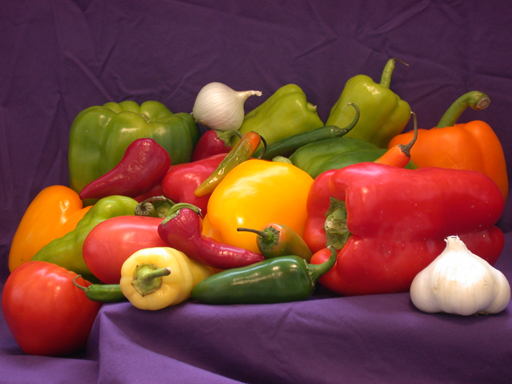
#> input picture peppers.png, 512 x 384 px
$ python getFeature_test.py   (older library calls are emulated)
#> lines starting #> are read from the running program, lines starting #| are printed output that depends on the picture
#> further down, img is the input picture: shape (384, 512, 3); mean B, G, R 57.6, 66.4, 120.8
import cv2
import numpy as np
from imgProc import convTri
from time import time

kernel_x = np.array([[0, 0, 0], [-1. / 2, 0, 1. / 2], [0, 0, 0]])
kernel_y = np.array([[0, -1. / 2, 0], [0, 0, 0], [0, 1. / 2, 0]])

def rgb2luv_setup(nrm):
#> called with nrm = 0.00392
    z = nrm
    y0 = (6.0 / 29) * (6.0 / 29) * (6.0 / 29)
    a = (29.0 / 3) * (29.0 / 3) * (29.0 / 3)
    un = 0.197833
    vn = 0.468331

    mr = np.zeros((3, 1), dtype=np.float64)
    mg = np.zeros((3, 1), dtype=np.float64)
    mb = np.zeros((3, 1), dtype=np.float64)

    mr[0] = 0.430574 * z
    mr[1] = 0.222015 * z
    mr[2] = 0.020183 * z
    mg[0] = 0.341550 * z
    mg[1] = 0.706655 * z
    mg[2] = 0.129553 * z
    mb[0] = 0.178325 * z
    mb[1] = 0.071330 * z
    mb[2] = 0.939180 * z

    maxi = 1.0 / 270
    minu = -88 * maxi
    minv = -134 * maxi

    lTable = np.zeros((1064, 1), dtype=np.float64)
    lInit = False

    if (lInit):
        return lTable, mr, mg, mb, minu, minv, un, vn

    for i in range(1025):
        y = (i / 1024.0)
        l = 116 * pow(y, 1.0 / 3.0) - 16 if y > y0 else y * a
        lTable[i] = l * maxi

    for i in range(1025, 1064):
        lTable[i] = lTable[i - 1]

    lInit = True
    return lTable, mr, mg, mb, minu, minv, un, vn


def rgb2luv(I, nrm):
    lTable, mr, mg, mb, minu, minv, un, vn = rgb2luv_setup(nrm)
    B, G, R = np.dsplit(I, 3)
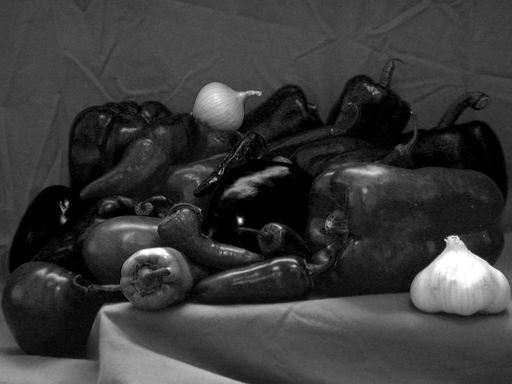
#> B: shape (384, 512, 1); min 0, max 255, mean 57.6
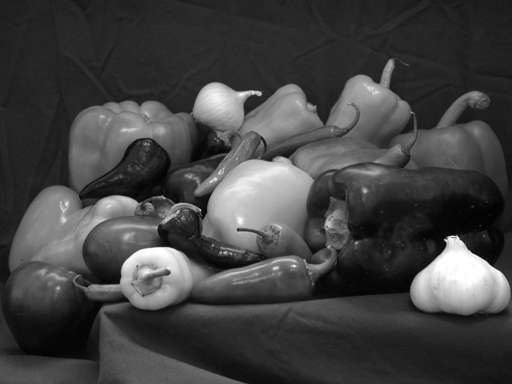
#> G: shape (384, 512, 1); min 1, max 255, mean 66.4
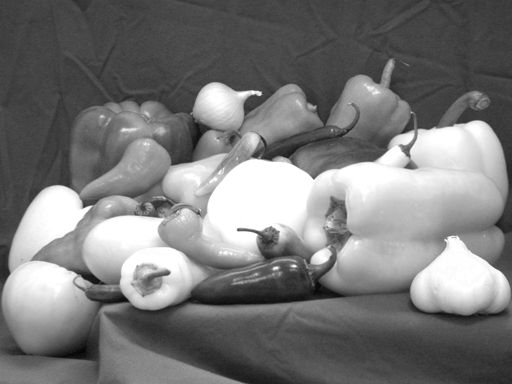
#> R: shape (384, 512, 1); min 5, max 255, mean 120.8
    L = np.zeros_like(B, dtype=np.float64)
    U = np.zeros_like(G, dtype=np.float64)
    V = np.zeros_like(R, dtype=np.float64)

    # x = mr[0] * R + mg[0] * G + mb[0] * B
    # y = mr[1] * R + mg[1] * G + mb[1] * B
    # z = mr[2] * R + mg[2] * G + mb[2] * B

    for i in range(I.shape[0]):
        for j in range(I.shape[1]):
            r = R[i, j, 0]
            g = G[i, j, 0]
            b = B[i, j, 0]
            x = mr[0] * r + mg[0] * g + mb[0] * b
            y = mr[1] * r + mg[1] * g + mb[1] * b
            z = mr[2] * r + mg[2] * g + mb[2] * b
            l = lTable[(int)(y * 1024)]
            L[i, j, 0] = l
            z = 1 / (x + 15 * y + 3 * z + 1e-35)
            U[i, j, 0] = l * (13 * 4 * x * z - 13 * un) - minu
            V[i, j, 0] = l * (13 * 9 * y * z - 13 * vn) - minv
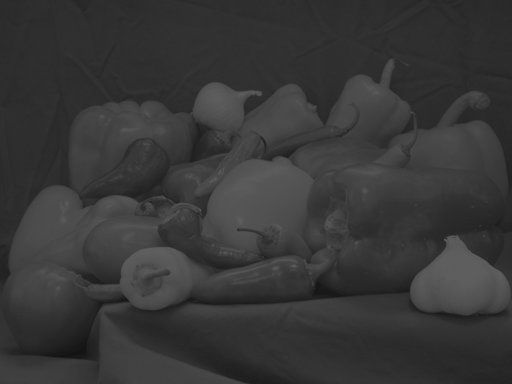
#> L: shape (384, 512, 1) float64; min 0.0717, max 0.37, mean 0.22
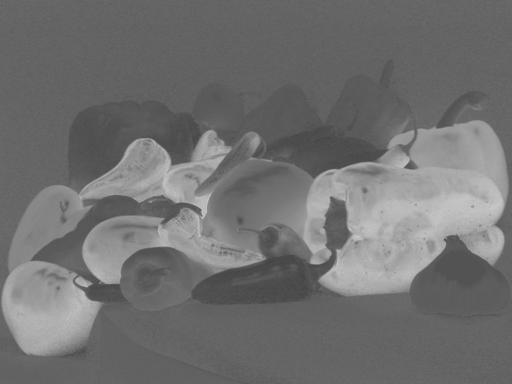
#> U: shape (384, 512, 1) float64; min 0.267, max 0.793, mean 0.443
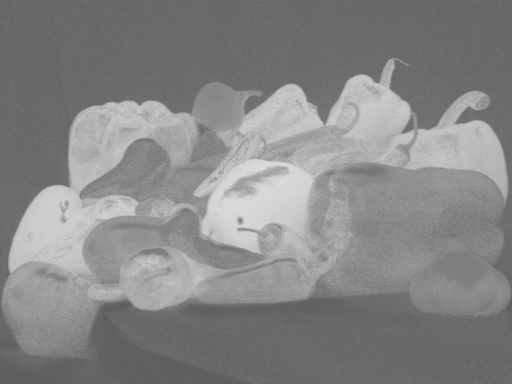
#> V: shape (384, 512, 1) float64; min 0.357, max 0.858, mean 0.527
    return np.dstack((L, U, V))
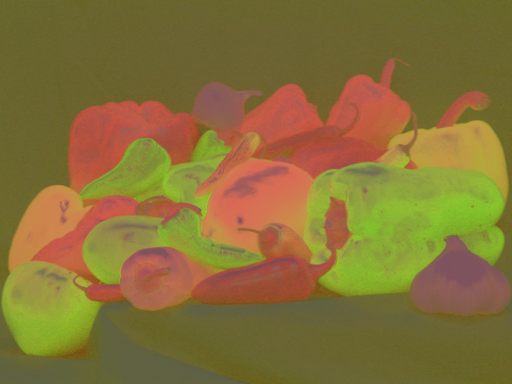
#> returned value: shape (384, 512, 3) float64; mean of channels 0, 1, 2 0.22, 0.443, 0.527; drawn as B, G, R


# [92 lines left out: functions gradient, gradient_Mag, gradient_Hist, not called in this run]


if __name__ == '__main__':
    import os
    import scipy.io as sio
    import profile
    import matplotlib.pyplot as plt
    from time import time

    img = cv2.imread('peppers.png')
    luv = rgb2luv(img, 1.0 / 255)

$ run again, with 15505.jpg saved as peppers.png
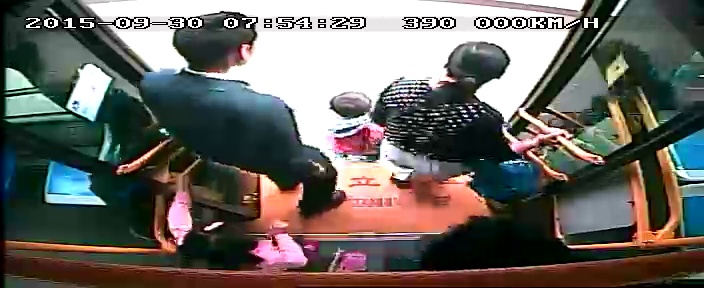
#> input picture 15505.jpg, 704 x 288 px
#> img is the input picture: shape (288, 704, 3); mean B, G, R 96.5, 101.5, 105
#> after the loop in rgb2luv, `for i in range(I.shape[0]):`:
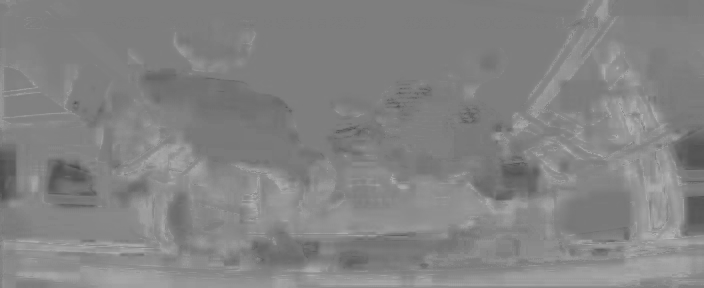
#> V: shape (288, 704, 1) float64; min 0.293, max 0.714, mean 0.517
#> in rgb2luv, `return np.dstack((L, U, V))`:
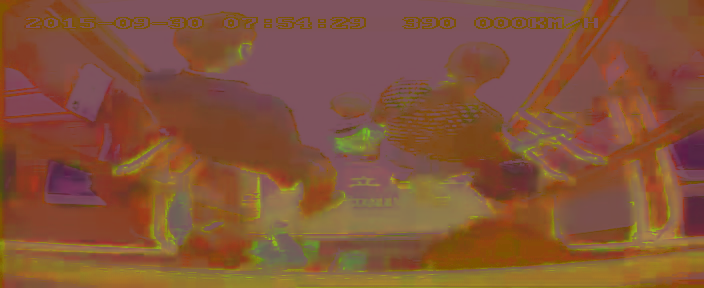
#> returned value: shape (288, 704, 3) float64; mean of channels 0, 1, 2 0.227, 0.33, 0.517; drawn as B, G, R

$ run again, with 505.jpg saved as peppers.png
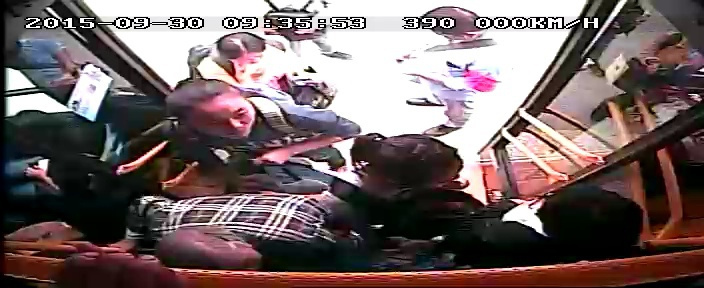
#> input picture 505.jpg, 704 x 288 px
#> img is the input picture: shape (288, 704, 3); mean B, G, R 100.4, 100.2, 115.9
#> in rgb2luv, `return np.dstack((L, U, V))`:
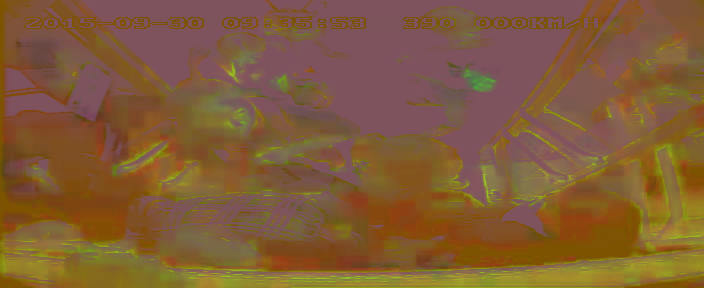
#> returned value: shape (288, 704, 3) float64; mean of channels 0, 1, 2 0.221, 0.361, 0.508; drawn as B, G, R
